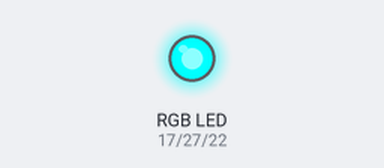
Recording of a program running on a simulated Raspberry Pi (BCM pin numbers). Shown: an RGB LED mixed from three pins (HIGH = lit).

Above: at 0.5 s.
At 1.5 s:
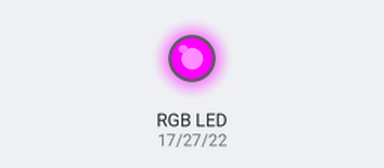
At 5.5 s:
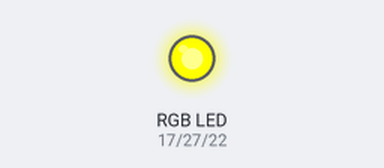
Timing chart, 0 to 6.9 s (numbered marks = the images above):
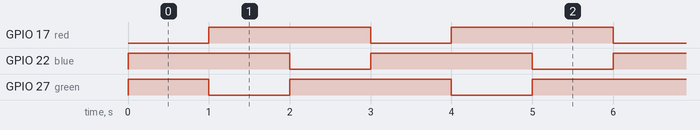

Measured:
- by itself, GPIO 17 (red), GPIO 22 (blue), GPIO 27 (green): alternates HIGH for 2.0 s and LOW for 1.0 s
- by itself, everything shown: repeats every 3.0 s, in 3 steps

The program:

rgb_blink2.py
```python
import RPi.GPIO as GPIO
import time

red = 17; green = 27; blue = 22;

GPIO.setmode(GPIO.BCM)
GPIO.setup(red, GPIO.OUT)
GPIO.setup(green, GPIO.OUT)
GPIO.setup(blue, GPIO.OUT)
GPIO.output(red, True)
GPIO.output(green, True)
GPIO.output(blue, True )

try:
    while True:
        GPIO.output(red, False)
        GPIO.output(green, True)
        GPIO.output(blue, True)
        time.sleep(1)
        GPIO.output(red, True)
        GPIO.output(green, False)
        GPIO.output(blue, True)
        time.sleep(1)
        GPIO.output(red, True)
        GPIO.output(green, True)
        GPIO.output(blue, False)
        time.sleep(1)

except KeyboardInterrupt:
    GPIO.cleanup
```
